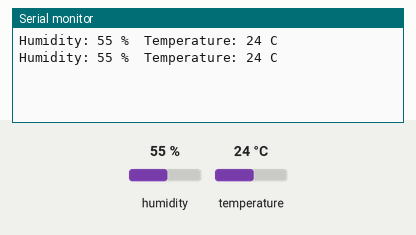
The sketch below on a simulated Arduino Uno, built with avr-gcc and run on an emulated ATmega328P. Shown: the last lines printed to the serial monitor. The test bench sets the inputs (shaded band); at power-on: humidity 55 %, temperature 24 °C.

Above: at 4.8 s.
4.9 s: humidity set to 22 %
At 7.0 s:
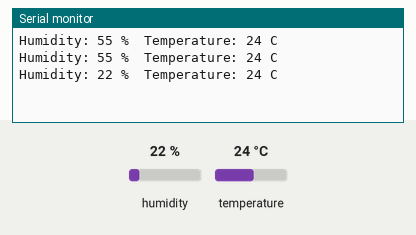
7.9 s: temperature set to 12 °C
At 9.3 s:
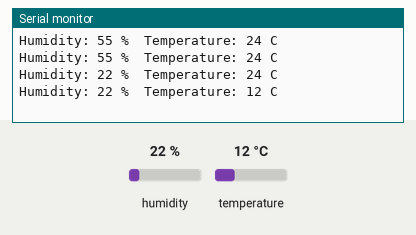
10.9 s: humidity set to 40 %
At 13.0 s:
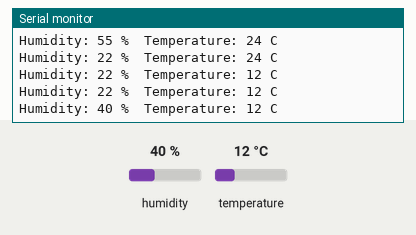
Timing chart, 0 to 14.5 s (numbered marks = the images above; inputs shaded):
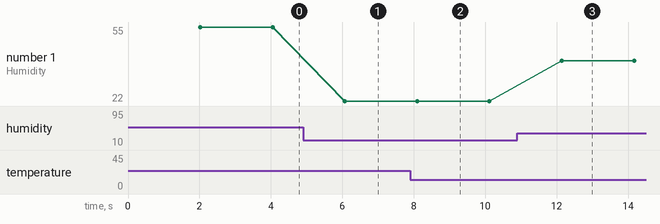

Measured:
- after the input at 4.9 s, the serial monitor: prints a new line after 1.2 s (image 1)
- after the input at 7.9 s, the serial monitor: prints a new line after 0.19 s (image 2)
- after the input at 10.9 s, the serial monitor: prints a new line after 1.2 s (image 3)
- plotted number 1: 55 → 22 after the input at 4.9 s, 22 → 40 after the input at 10.9 s

The sketch:

DHT11.ino
```cpp
// (licence header left out)
#include "DHT.h"
#define DHTPIN 8
#define DHTTYPE DHT11
DHT dht(DHTPIN, DHTTYPE);

void setup() {
  Serial.begin(9600);
  dht.begin();
}
void loop() {
  delay(2000);
  int h = dht.readHumidity();
  int t = dht.readTemperature();
  Serial.print("Humidity: ");
  Serial.print(h);
  Serial.print(" %\t");
  Serial.print("Temperature: ");
  Serial.print(t);
  Serial.println(" C");
}
```
